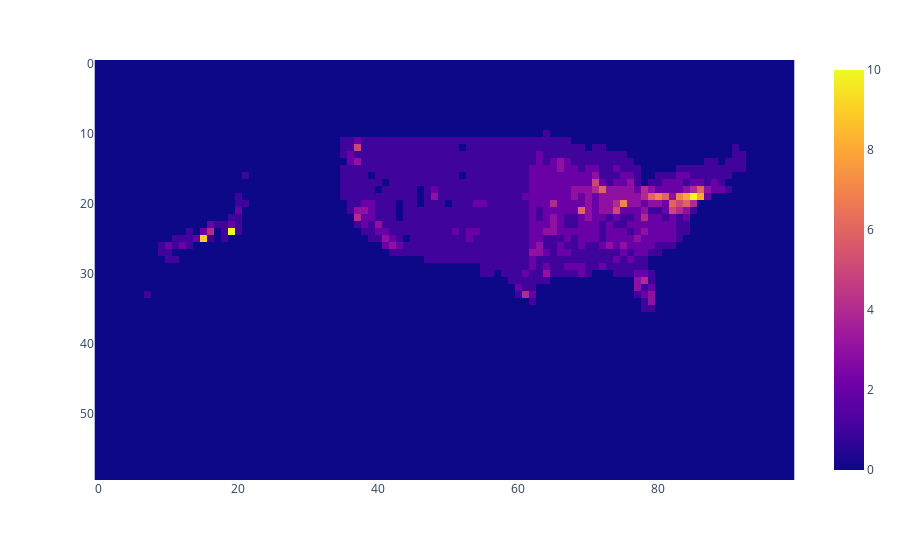

Write notebook code for a chart like this one.
### Markdown cell above
### World Map

### Code cell
world_map = jp_map_flipped + us_map_flipped

fig = px.imshow(world_map)
fig.show()

### Figure 1 — Plotly figure (JSON) as saved in the notebook; plotly's stock layout.template omitted (floating-point values rounded to 4 significant figures; data arrays with more than 128 entries replaced by an {"elided": "..."} marker saying what was removed)
{"data": [{"coloraxis": "coloraxis", "hovertemplate": "x: %{x}<br>y: %{y}<br>color: %{z}<extra></extra>", "name": "0", "type": "heatmap", "xaxis": "x", "yaxis": "y", "z": {"elided": "60x100 int values"}}], "layout": {"coloraxis": {"colorscale": [[0, "#0d0887"], [0.1111, "#46039f"], [0.2222, "#7201a8"], [0.3333, "#9c179e"], [0.4444, "#bd3786"], [0.5556, "#d8576b"], [0.6667, "#ed7953"], [0.7778, "#fb9f3a"], [0.8889, "#fdca26"], [1, "#f0f921"]]}, "margin": {"t": 60}, "xaxis": {"anchor": "y", "constrain": "domain", "domain": [0, 1], "scaleanchor": "y"}, "yaxis": {"anchor": "x", "autorange": "reversed", "constrain": "domain", "domain": [0, 1]}}}
